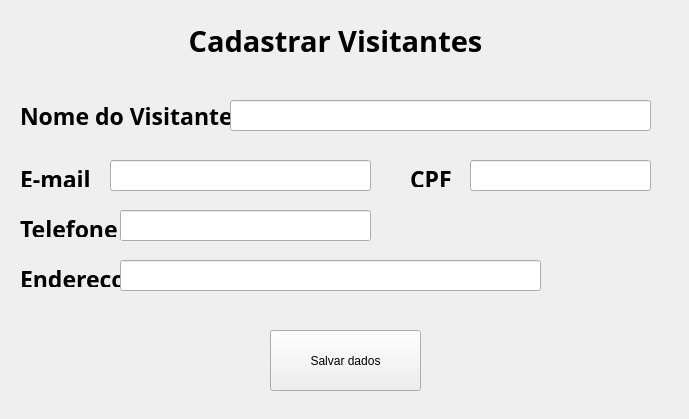
<?xml version="1.0" encoding="UTF-8"?>
<ui version="4.0">
 <class>Form_visitante</class>
 <widget class="QWidget" name="Form_visitante">
  <property name="geometry">
   <rect>
    <x>0</x>
    <y>0</y>
    <width>689</width>
    <height>419</height>
   </rect>
  </property>
  <property name="mouseTracking">
   <bool>false</bool>
  </property>
  <property name="tabletTracking">
   <bool>false</bool>
  </property>
  <property name="windowTitle">
   <string>Form</string>
  </property>
  <widget class="QLabel" name="label">
   <property name="geometry">
    <rect>
     <x>180</x>
     <y>10</y>
     <width>311</width>
     <height>61</height>
    </rect>
   </property>
   <property name="font">
    <font>
     <family>Ubuntu Condensed</family>
     <pointsize>22</pointsize>
     <weight>75</weight>
     <bold>true</bold>
    </font>
   </property>
   <property name="text">
    <string>Cadastrar Visitantes</string>
   </property>
   <property name="alignment">
    <set>Qt::AlignCenter</set>
   </property>
  </widget>
  <widget class="QLabel" name="label_2">
   <property name="geometry">
    <rect>
     <x>20</x>
     <y>100</y>
     <width>231</width>
     <height>31</height>
    </rect>
   </property>
   <property name="font">
    <font>
     <family>Ubuntu Mono</family>
     <pointsize>17</pointsize>
     <weight>75</weight>
     <italic>false</italic>
     <bold>true</bold>
    </font>
   </property>
   <property name="text">
    <string>Nome do Visitante</string>
   </property>
  </widget>
  <widget class="QLabel" name="label_3">
   <property name="geometry">
    <rect>
     <x>410</x>
     <y>170</y>
     <width>41</width>
     <height>17</height>
    </rect>
   </property>
   <property name="font">
    <font>
     <family>Ubuntu Mono</family>
     <pointsize>17</pointsize>
     <weight>75</weight>
     <bold>true</bold>
    </font>
   </property>
   <property name="text">
    <string>CPF</string>
   </property>
  </widget>
  <widget class="QLabel" name="label_5">
   <property name="geometry">
    <rect>
     <x>20</x>
     <y>220</y>
     <width>101</width>
     <height>17</height>
    </rect>
   </property>
   <property name="font">
    <font>
     <family>Ubuntu Mono</family>
     <pointsize>17</pointsize>
     <weight>75</weight>
     <bold>true</bold>
    </font>
   </property>
   <property name="text">
    <string>Telefone</string>
   </property>
  </widget>
  <widget class="QLabel" name="label_6">
   <property name="geometry">
    <rect>
     <x>20</x>
     <y>170</y>
     <width>91</width>
     <height>17</height>
    </rect>
   </property>
   <property name="font">
    <font>
     <family>Ubuntu Mono</family>
     <pointsize>17</pointsize>
     <weight>75</weight>
     <bold>true</bold>
    </font>
   </property>
   <property name="text">
    <string>E-mail</string>
   </property>
  </widget>
  <widget class="QPushButton" name="salvar_visi">
   <property name="geometry">
    <rect>
     <x>270</x>
     <y>330</y>
     <width>151</width>
     <height>61</height>
    </rect>
   </property>
   <property name="text">
    <string>Salvar dados</string>
   </property>
  </widget>
  <widget class="QLineEdit" name="line_nome_visi">
   <property name="geometry">
    <rect>
     <x>230</x>
     <y>100</y>
     <width>421</width>
     <height>31</height>
    </rect>
   </property>
  </widget>
  <widget class="QLineEdit" name="line_email_visi">
   <property name="geometry">
    <rect>
     <x>110</x>
     <y>160</y>
     <width>261</width>
     <height>31</height>
    </rect>
   </property>
  </widget>
  <widget class="QLineEdit" name="line_cpf_visi">
   <property name="geometry">
    <rect>
     <x>470</x>
     <y>160</y>
     <width>181</width>
     <height>31</height>
    </rect>
   </property>
  </widget>
  <widget class="QLineEdit" name="line_telef_visi">
   <property name="geometry">
    <rect>
     <x>120</x>
     <y>210</y>
     <width>251</width>
     <height>31</height>
    </rect>
   </property>
  </widget>
  <widget class="QLabel" name="label_7">
   <property name="geometry">
    <rect>
     <x>20</x>
     <y>270</y>
     <width>101</width>
     <height>17</height>
    </rect>
   </property>
   <property name="font">
    <font>
     <family>Ubuntu Mono</family>
     <pointsize>17</pointsize>
     <weight>75</weight>
     <bold>true</bold>
    </font>
   </property>
   <property name="text">
    <string>Endereço</string>
   </property>
  </widget>
  <widget class="QLineEdit" name="line_ender_visi">
   <property name="geometry">
    <rect>
     <x>120</x>
     <y>260</y>
     <width>421</width>
     <height>31</height>
    </rect>
   </property>
  </widget>
 </widget>
 <resources/>
 <connections/>
</ui>
